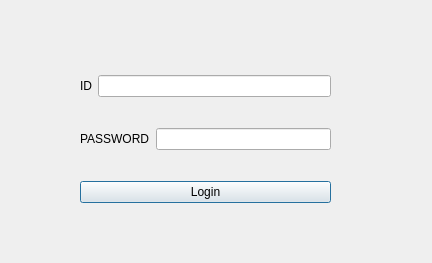
<?xml version="1.0" encoding="UTF-8"?>
<ui version="4.0">
 <class>Dialog</class>
 <widget class="QDialog" name="Dialog">
  <property name="geometry">
   <rect>
    <x>0</x>
    <y>0</y>
    <width>432</width>
    <height>263</height>
   </rect>
  </property>
  <property name="windowTitle">
   <string>Dialog</string>
  </property>
  <widget class="QWidget" name="verticalLayoutWidget">
   <property name="geometry">
    <rect>
     <x>80</x>
     <y>50</y>
     <width>251</width>
     <height>181</height>
    </rect>
   </property>
   <layout class="QVBoxLayout" name="verticalLayout">
    <item>
     <layout class="QHBoxLayout" name="horizontalLayout">
      <item>
       <widget class="QLabel" name="label">
        <property name="text">
         <string>ID</string>
        </property>
       </widget>
      </item>
      <item>
       <widget class="QLineEdit" name="lineEdit"/>
      </item>
     </layout>
    </item>
    <item>
     <layout class="QHBoxLayout" name="horizontalLayout_2">
      <item>
       <widget class="QLabel" name="label_2">
        <property name="text">
         <string>PASSWORD</string>
        </property>
       </widget>
      </item>
      <item>
       <widget class="QLineEdit" name="lineEdit_2"/>
      </item>
     </layout>
    </item>
    <item>
     <widget class="QPushButton" name="pushButton">
      <property name="text">
       <string>Login</string>
      </property>
     </widget>
    </item>
   </layout>
  </widget>
 </widget>
 <resources/>
 <connections/>
</ui>
